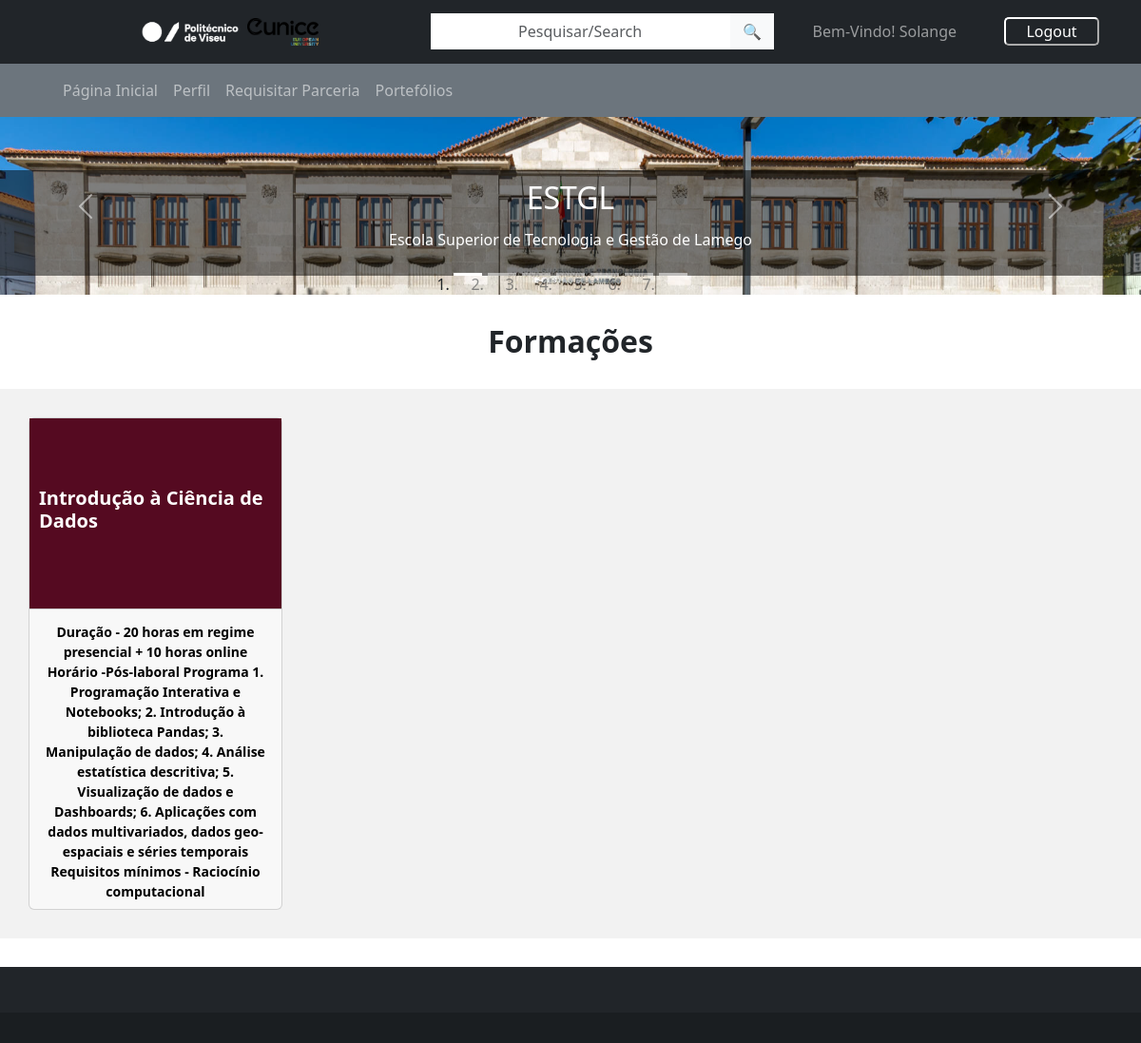
Screenshot of / (signed in) with the database file from the repository.
### stakeholders/models.py (models this page shows, shortened)
class Atividade(models.Model):
    designacao = models.TextField(blank=True)
    descricao = models.TextField(blank=True)
    image = models.ImageField(upload_to='stakeholders/img/Atividades', blank=True)
    custo = models.TextField(blank=True)
    pessoa_de_contato = models.TextField(blank=True)
    email = models.EmailField(blank=True)
    entidade = models.ForeignKey(Entidade, on_delete=models.CASCADE)

class Evento(Atividade):
    local = models.TextField(blank=True)
    gps = models.TextField(blank=True)
    data_inicio = models.DateField()
    data_fim = models.DateField()
    objetivo = models.TextField(blank=True)
    publico_alvo = models.TextField(blank=True)
    data_inicio_inscricao = models.DateField()
    data_limite_inscricao = models.DateField()
    vagas = models.TextField(blank=True)
    TIPO_CHOICES = [
    ('C', 'Curso'),
    ('F', 'Formacao'),
    ('CO', 'Congresso'),
    ('PA', 'Palestra'),
    ('SE', 'Seminario'),
    ('CN', 'Concurso'),
]
    tipoevento = models.CharField(max_length=2, choices=TIPO_CHOICES)

class Atividade(models.Model):
    designacao = models.TextField(blank=True)
    descricao = models.TextField(blank=True)
    image = models.ImageField(upload_to='stakeholders/img/Atividades', blank=True)
    custo = models.TextField(blank=True)
    pessoa_de_contato = models.TextField(blank=True)
    email = models.EmailField(blank=True)
    entidade = models.ForeignKey(Entidade, on_delete=models.CASCADE)

### stakeholders/views.py (the view)
# urls.py: path("", views.home, name="home"),
def home(request):
    login_failed = request.GET.get('login_failed', False)
    register_failed = request.GET.get('register_failed', False)
    servicos = Servico.objects.all()
    cursos = Evento.objects.filter(tipoevento='C')
    formacoes = Evento.objects.filter(tipoevento='F')
    congressos = Evento.objects.filter(tipoevento='CO')
    concursos = Evento.objects.filter(tipoevento='CN')
    palestras = Evento.objects.filter(tipoevento='PA')
    seminarios = Evento.objects.filter(tipoevento='SE')
    stakeholders = Stakeholder.objects.all()
    pessoasdecontato = PessoasDeContato.objects.all()
    context = {
        'login_failed': login_failed,
        'register_failed': register_failed,
        'cursos': cursos,
        'formacoes': formacoes,
        'congressos': congressos,
        'concursos' : concursos,
        'palestras' : palestras,
        'seminarios' : seminarios,
        'servicos' : servicos,
        'stakeholders' : stakeholders,
        'pessoasdecontato' : pessoasdecontato,
    }
    return render(request, 'stakeholders/home.html', context)

### stakeholders/models.py (called while the page is built)
    def __str__(self):
        return self.designacao

### stakeholders/templates/stakeholders/home.html (shortened to what this page needs)
{% extends "stakeholders/index.html" %}
{% block content %}
{% load static %}
<link rel="stylesheet" type="text/css" href="{% static 'stakeholders/css/style.css' %}">
<div class="carousel-container">
  <div id="carouselExampleIndicators" class="carousel slide" data-ride="carousel">
    <ol class="carousel-indicators">
      <li data-bs-target="#carouselExampleIndicators" data-bs-slide-to="0" class="active"></li>
      <li data-bs-target="#carouselExampleIndicators" data-bs-slide-to="1"></li>
      <li data-bs-target="#carouselExampleIndicators" data-bs-slide-to="2"></li>
      <li data-bs-target="#carouselExampleIndicators" data-bs-slide-to="3"></li>
      <li data-bs-target="#carouselExampleIndicators" data-bs-slide-to="4"></li>
      <li data-bs-target="#carouselExampleIndicators" data-bs-slide-to="5"></li>
      <li data-bs-target="#carouselExampleIndicators" data-bs-slide-to="6"></li>
    </ol>
    <div class="carousel-inner">
      <div class="carousel-item active" data-school="Escola Superior de Tecnologia e Gestão de Lamego">
        <img src="{% static 'stakeholders/img/ESTGLCUT.jpg' %}" class="d-block w-100" alt="Slide 1">
        <div class="carousel-caption">
          <h2>ESTGL</h2>
          <p class="designacao-escolas">Escola Superior de Tecnologia e Gestão de Lamego</p>
        </div>
      </div>
    </div>
    <button class="carousel-control-prev" type="button" data-bs-target="#carouselExampleIndicators" data-bs-slide="prev">
      <span class="carousel-control-prev-icon" aria-hidden="true"></span>
    </button>
    <button class="carousel-control-next" type="button" data-bs-target="#carouselExampleIndicators" data-bs-slide="next">
      <span class="carousel-control-next-icon" aria-hidden="true"></span>
    </button>
  </div>
</div>
<div class="black-bar formacoestitulo"></div>
{% if formacoes %}
<h2 class="cursos formacoestitulo" id="cursos">Formações</h2>
<div class="black-bar formacoestitulo"></div>
<div class="container-cards formacoescontainer">
  <div class="row row-cols-1 row-cols-md-4 g-4">
    {% for formacao in formacoes %}
      <div class="col" data-escola="{{ formacao.entidade }}">
        <a href="#" data-bs-toggle="modal" data-bs-target="#myModalFormacao{{ formacao.id }}" class="card-link">
          <div class="card h-100">
            <div class="card-body" style="background-color: #550A21;">
              <h5 class="card-title" style="color: white;">{{ formacao.designacao }}</h5>
            </div>
            <div class="card-footer">
              <small class="text-muted">
                <p class="card-text" style="color: black;">{{ formacao.descricao }}</p>
              </small>
            </div>
          </div>
        </a>
      </div>
    {% endfor %}
  </div>
</div>
{% endif %}
<div class="black-bar formacoestitulo"></div>
{% endblock %}

### stakeholders/templates/stakeholders/index.html (shortened to what this page needs)
{% load static %}
<!DOCTYPE html>
<html lang="en">
  <head>
    <link href="https://cdn.jsdelivr.net/npm/bootstrap-icons@1.7.1/font/bootstrap-icons.css" rel="stylesheet">
    <link href="https://cdn.jsdelivr.net/npm/bootstrap@5.3.0-alpha1/dist/css/bootstrap.min.css" rel="stylesheet">
    <link rel="stylesheet" type="text/css" href="{% static 'stakeholders/css/style.css' %}">
  </head>
  <body>
  <nav class="navbar navbar-expand-lg navbar-dark bg-dark" aria-label="Navbar1">
    <div class="container-nav">
      <a class="navbar-brand" href="#">
    <div class="logo-container">
      <img src="{% static 'stakeholders/img/logoIPV.png' %}" class="img-fluid logo-ipv" alt="">
      <img src="{% static 'stakeholders/img/logo-eunice.png' %}" class="img-fluid logo-eunice" alt="">
    </div>
  </a>
  <div class="collapse navbar-collapse first" id="expand">
    <form id="searchbox" class="search-form ml-auto" role="search">
      <div class="input-group">
        <input id="search-input" class="form-control text-center" type="text" placeholder="Pesquisar/Search" aria-label="Search" aria-describedby="search-icon">
        <button class="btn btn-light" type="button" id="search-icon">&#128269;</button>
      </div>
    </form>
    <div class="Username-btn">
      {% if user.is_authenticated %}
      <div class="navbar-text">Bem-Vindo! {{ user.username }}</div>
      <form id="logout-form" action="{% url 'logout' %}" method="post">
        <button type="submit" class="btn-entrar">Logout</button>
      </form>
      {% else %}
      <button type="button" class="btn-entrar" data-bs-toggle="modal" data-bs-target="#ModalFormLogin">Login</button>
      {% endif %}
    </div>
  </div>
  </div>
  </nav>
  <nav class="navbar navbar-expand-lg navbar-dark bg-secondary" aria-label="Navbar2">
    <div class="container">
      <div class="collapse navbar-collapse" id="navbarNavAltMarkup">
        <div class="navbar-nav">
          <a class="nav-link" href="/" id="homebutton" role="button"  aria-expanded="false">Página Inicial</a>
          {% if user.is_authenticated %}
            <a class="nav-link" href="/profile" id="profilebutton" role="button" aria-expanded="false">Perfil</a>
            <a class="nav-link" href="/requisitar" id="requisitarbutton" role="button"  aria-expanded="false">Requisitar Parceria</a>
          {%endif%}
          <a class="nav-link" href="/portfolios" id="portefoliobutton" role="button"  aria-expanded="false">Portefólios</a>
        </div>
      </div>
    </div>
  </nav>
  <div class="body-content">
    {% block content %}
    {% endblock %}
  </div>
  </body>
  <footer class="bg-dark text-center text-white fixed-bottom">
  <div class="container p-4 pb-0">
  </div>
  <div class="text-center p-3" style="background-color: rgba(0, 0, 0, 0.2);">
  </div>
</footer>
</html>

### stakeholders/static/stakeholders/css/style.css (style rules this page uses)
.container-nav { display: flex; flex-wrap: inherit; align-items: center; width: 100%; justify-content: space-between; padding-left: 10%; padding-right: 2%; }
.collapse.navbar-collapse.first { justify-content: space-between; }
.logo-container { display: flex; align-items: center; }
.logo-ipv { margin-left: 20px; max-width: 120px; height: auto; }
.logo-eunice { max-width: 75px; height: auto; }
.search-form { display: flex; flex-direction: row; justify-content: left; background-color: white; border: none; padding: 0; width: 50%; }
.search-form .input-group { flex-wrap: nowrap; align-items: center; }
.search-form #search-input { border: none; background-color: white; box-shadow: none; }
.navbar.navbar-dark.bg-dark .navbar-brand { display: flex; flex-direction: row; align-items: center; align-content: center; width: 30%; }
.navbar.navbar-expand-lg.navbar-dark.bg-dark .container-nav .collapse.navbar-collapse.first .Username-btn { display: flex; flex-direction: row; align-items: center; align-content: center; }
.navbar.navbar-expand-lg.navbar-dark.bg-dark .container-nav .collapse.navbar-collapse.first .Username-btn .navbar-text { margin-right: 30px; flex-direction: row; display: flex; }
.btn-entrar { width: 100px; height: 30px; margin-right: 20px; margin-left: 20px; background-color: inherit; border-color: #fff; border-radius: 5px; padding: 0.5em 0; color: #fff; line-height: 0; }
.carousel-caption { background-color: rgba(0, 0, 0, 0.5); width: 100%; padding: 10px; position: absolute; bottom: 20px; left: 0; }
.carousel-item { width: 100%; height: 100%; }
.carousel-item img { padding-top: 0; object-fit: cover; width: 100%; height: 100%; }
.carousel-indicators { justify-content: center; margin-bottom: 10px; }
.container-cards { background-color: #f2f2f2; width: 100%; padding: 30px; }
.card { transition: transform 0.2s; }
.card-body { display: flex; max-height: 200px; min-height: 200px; padding: 10px; align-items: center; justify-content: center; }
.card-title { font-weight: bold; }
.card-text { font-weight: bold; }
.card-link { text-decoration: none; }
.black-bar { padding-bottom: 10px; background-color: white; width: 100%; }
#cursos { padding: 10px; margin: 10px; text-align: center; font-weight: bold; }
.form-control { background-color: #fff; color: black; padding-left: 10px; border: 0; border-radius: 10px; }
p { text-align: center; padding-top: 5px; color: inherit; }
footer { position: absolute; bottom: 0; width: 100%; z-index: 1000; }
body { padding-bottom: 100px; }

### rows the page displays
Evento: designacao "Introdução à Ciência de Dados", descricao "Duração - 20 horas em regime presencial + 10 horas online Horário -Pós-laboral Programa 1. Programação Interativa e Notebooks; 2. Introdução à biblioteca Pandas; 3. Manipulação de dados; 4. Análise estatística descritiva; 5. Visualização de dados e Dashboards; 6. Aplicações com dados multivariados, dados geo-espaciais e séries temporais Requisitos mínimos - Raciocínio computacional"

### other values shown
{{ user.username }} "Solange"
